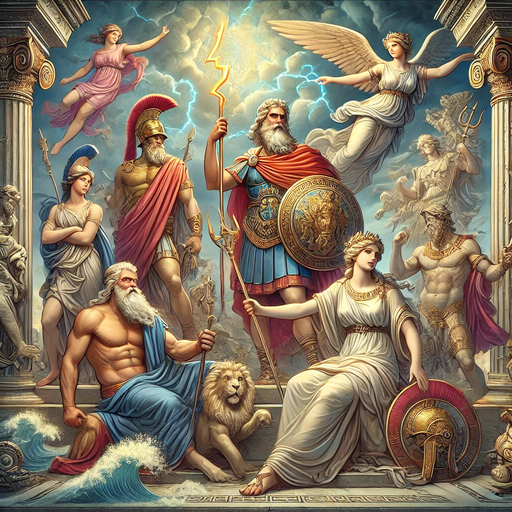
#> input picture lesson_4/An_illustration_of_ancient_Greek_gods_and_goddesse_smaller - Copy.png, 512 x 512 px, found by its file name
$ python blurring_technicks.py
#> lines starting #> are read from the running program, lines starting #| are printed output that depends on the picture
import cv2


image = cv2.imread("lesson_4/An_illustration_of_ancient_Greek_gods_and_goddesse_smaller - Copy.png")
#> image is the input picture: shape (512, 512, 3); mean B, G, R 99.1, 119.5, 133.4
cv2.imshow("original image",image)
cv2.waitKey(0)
# this type of technick is mostly used in machin learning or photo editing it is used clean or soften the image
gaussian = cv2.GaussianBlur(image,(7,7),0)
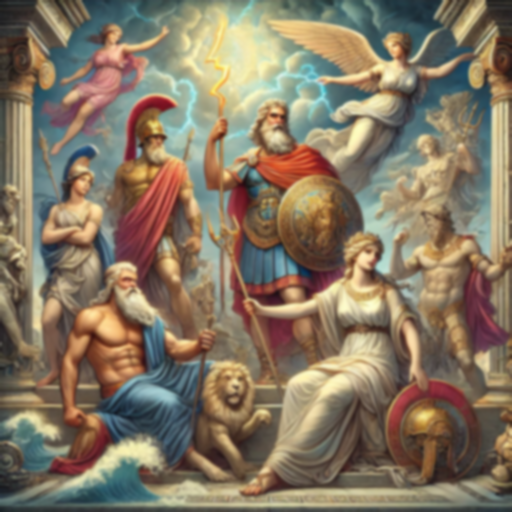
#> gaussian: shape (512, 512, 3); mean B, G, R 99.1, 119.5, 133.4
cv2.imshow("gaussian blur",gaussian)
cv2.waitKey(0)

# this a random noise(disturbing elements in picture) to keep te border sharp
median = cv2.medianBlur(image,5)
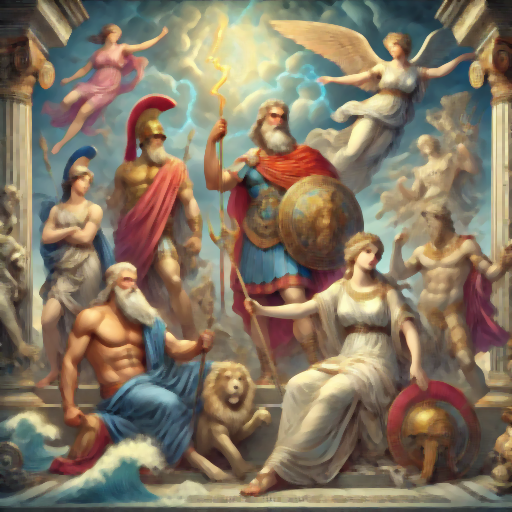
#> median: shape (512, 512, 3); mean B, G, R 99.1, 119.3, 133.3
cv2.imshow("median blur",median)
cv2.waitKey(0)

# bilateral
bilateral = cv2.bilateralFilter(image,9,75,75)
cv2.imshow("bilateral blur",bilateral)
cv2.waitKey(0)
cv2.destroyAllWindows()
